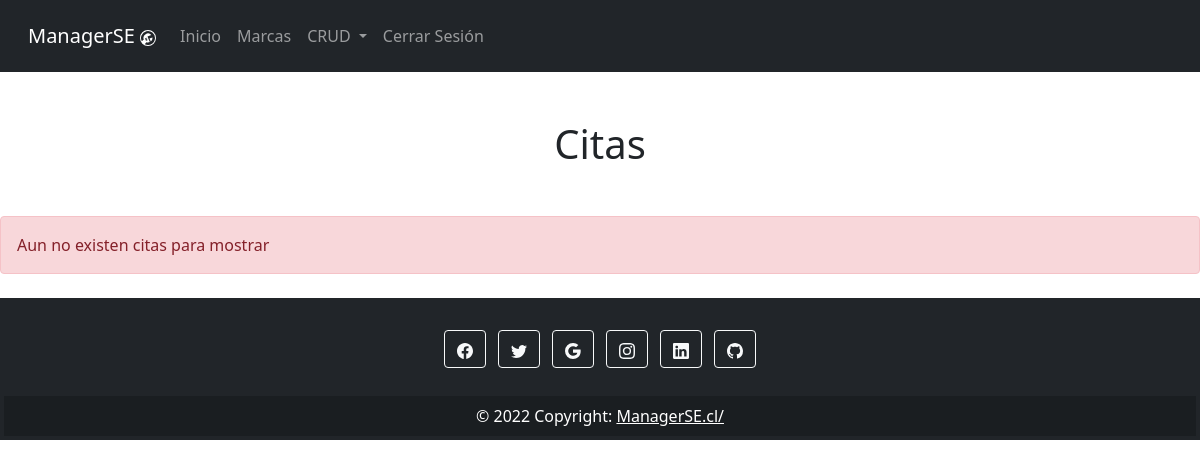
/crud/citas (signed in), run on an earlier commit of the app's database.
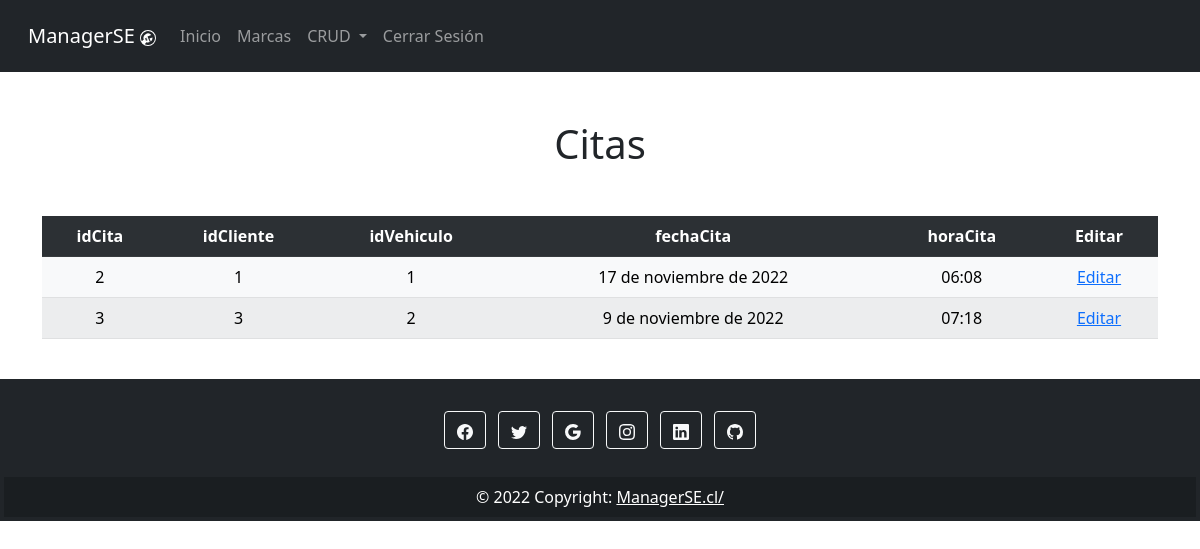
And on a later commit of the database.
### CRUD/models.py (models this page shows)
class Cita(models.Model):
    idCliente = models.IntegerField()
    idVehiculo = models.IntegerField()
    fechaCita = models.DateField()
    horaCita = models.TimeField()

### CRUD/views.py (the view)
# urls.py: path('citas', views.viewCitaStaff, name="citas"),
@login_required
@staff_member_required
def viewCitaStaff(request):
    cntx = {}
    listado = Cita.objects.all()
    if len(listado) >= 1:
        cntx = {'listado': listado }
    else:
        cntx = {'error': 'Aun no existen citas para mostrar'}
    return render(request, 'citas.html', cntx)

### CRUD/templates/citas.html (shortened to what this page needs)
{% extends "index.html" %}
{% block tituloPagina %}
    <div class="text-center mt-5">
        <h1>Citas</h1>
    </div>
{% endblock %}
{% block mensaje %}
{% if mensaje %}
    <div class="alert alert-success mt-5" role="alert">
        {{ mensaje }}
    </div>
{% elif error %}
    <div class="alert alert-danger mt-5" role="alert">
        {{ error }}
    </div>
{% endif %}
{% endblock %}
{% block listado %}
{% if listado %}
<div class="container">
    <div class="text-center mt-5">
        <div class="col-md-12 table-responsive">
            <table class="table table-light table-striped">
                <tr class="table-dark">
                    <th>idCita</th>
                    <th>idCliente</th>
                    <th>idVehiculo</th>
                    <th>fechaCita</th>
                    <th>horaCita</th>
                    <th>Editar</th>
                </tr>
    {% for fila in listado %}
                <tr>
                    <td>{{ fila.id }}</td>
                    <td>{{ fila.idCliente }}</td>
                    <td>{{ fila.idVehiculo }}</td>
                    <td>{{ fila.fechaCita }}</td>
                    <td>{{ fila.horaCita }}</td>
                    <td><a href="{% url 'cita' %}/{{ fila.id }}/{{user.id}}/">Editar</a></td>
                </tr>
    {% endfor %}
            </table>
        </div>
    </div>
</div>
{%endif%}
{% endblock %}

### CRUD/templates/index.html (shortened to what this page needs)
<!DOCTYPE html>
<html lang="en">
<head>
    <link href="https://cdn.jsdelivr.net/npm/bootstrap@5.0.2/dist/css/bootstrap.min.css" rel="stylesheet">
<body>
    <header>
        <nav class="navbar navbar-expand-lg navbar-dark bg-dark p-3 col-md-12">
            <div class="container-fluid">
              <a class="navbar-brand" href="{% url 'inicio' %}">
                  ManagerSE
              </a>
              <div class="collapse navbar-collapse" id="navbarNavDropdown">
                <ul class="navbar-nav">
                  <li class="nav-item">
                    <a class="nav-link" aria-current="page" href="{% url 'inicio' %}">Inicio</a>
                  </li>
                  <li class="nav-item">
                    <a class="nav-link" aria-current="page" href="#">Marcas</a>
                  </li>
                  {% if user.is_authenticated %}
                  {% if user.is_superuser %}
                  <li class="nav-item dropdown">
                    <a class="nav-link dropdown-toggle" href="#" id="navbarDropdownMenuLink" role="button" data-bs-toggle="dropdown" aria-expanded="false">
                      CRUD
                    </a>
                  </li>
                  {%endif%}
                  <li class="nav-item">
                    <a class="nav-link" href="{%url 'logout' %}" tabindex="-1" aria-disabled="true">Cerrar Sesión</a>
                  </li>
                  {%endif%}
                </ul>
              </div>
            </div>
          </nav>
    </header>
    <article>
        <section>
                {% block tituloPagina %} {% endblock %}
                {% block mensaje %} {% endblock %}
                {% block listado %} {% endblock %}
        </section>
    </article>
    <footer class="bg-dark text-center text-white p-1 mt-4">
      <div class="container-fluid p-4 pb-0">
        <section class="mb-4">
          <a class="btn btn-outline-light btn-floating m-1" href="https://www.facebook.com/" role="button"
            ></a>
          <a class="btn btn-outline-light btn-floating m-1" href="https://twitter.com/" role="button"
          ></a>
          <a class="btn btn-outline-light btn-floating m-1" href="https://www.google.com/" role="button"
          ></a>
          <a class="btn btn-outline-light btn-floating m-1" href="https://www.instagram.com/" role="button"
          ></a>
          <a class="btn btn-outline-light btn-floating m-1" href="https://www.linkedin.com/" role="button"
          ></a>
          <a class="btn btn-outline-light btn-floating m-1" href="https://github.com/" role="button"
          ></a>
        </div>
      <div class="text-center p-2" style="background-color: rgba(0, 0, 0, 0.2);">
        © 2022 Copyright:
        <a class="text-white" href="{%url 'inicio'%}">ManagerSE.cl/</a>
      </div>
    </footer>
</body>
</html>

What changed in the data, as far as the page shows it:
added Cita: id "2", idCliente "1", idVehiculo "1", fechaCita "17 de noviembre de 2022", horaCita "06:08"
added Cita: id "3", idCliente "3", idVehiculo "2", fechaCita "9 de noviembre de 2022", horaCita "07:18"
Also different on the page:
{{ error }}: "Aun no existen citas para mostrar" → (not shown)
text now shown: "idCita idCliente idVehiculo fechaCita horaCita Editar"
